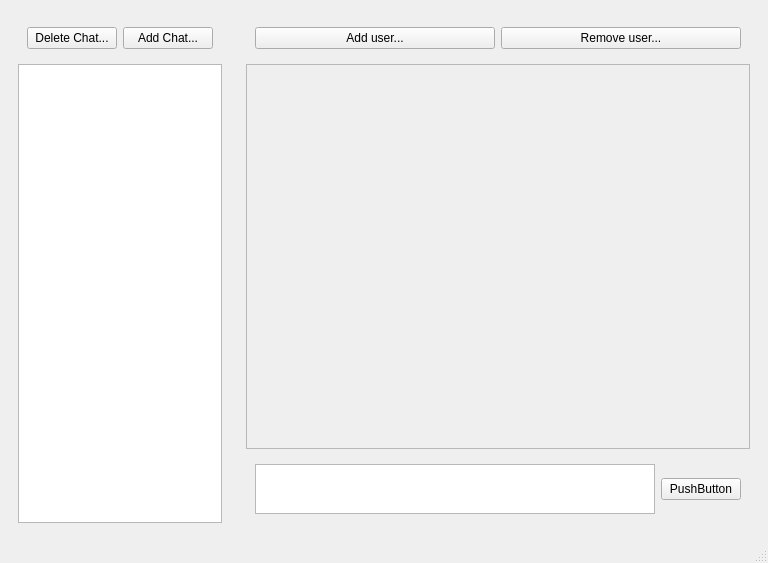
<?xml version="1.0" encoding="UTF-8"?>
<ui version="4.0">
 <class>aspm</class>
 <widget class="QMainWindow" name="aspm">
  <property name="geometry">
   <rect>
    <x>0</x>
    <y>0</y>
    <width>768</width>
    <height>563</height>
   </rect>
  </property>
  <property name="windowTitle">
   <string>MainWindow</string>
  </property>
  <widget class="QWidget" name="centralwidget">
   <layout class="QHBoxLayout" name="horizontalLayout_2">
    <item>
     <layout class="QHBoxLayout" name="horizontalLayout">
      <item>
       <widget class="QWidget" name="widget" native="true">
        <property name="sizePolicy">
         <sizepolicy hsizetype="Expanding" vsizetype="Expanding">
          <horstretch>0</horstretch>
          <verstretch>0</verstretch>
         </sizepolicy>
        </property>
        <property name="minimumSize">
         <size>
          <width>220</width>
          <height>0</height>
         </size>
        </property>
        <property name="maximumSize">
         <size>
          <width>350</width>
          <height>16777215</height>
         </size>
        </property>
        <layout class="QVBoxLayout" name="verticalLayout_2">
         <item>
          <widget class="QFrame" name="chat_frame">
           <property name="frameShape">
            <enum>QFrame::NoFrame</enum>
           </property>
           <property name="frameShadow">
            <enum>QFrame::Raised</enum>
           </property>
           <layout class="QHBoxLayout" name="horizontalLayout_4">
            <item>
             <widget class="QPushButton" name="rmchat_button">
              <property name="text">
               <string>Delete Chat...</string>
              </property>
             </widget>
            </item>
            <item>
             <widget class="QPushButton" name="addchat_button">
              <property name="text">
               <string>Add Chat...</string>
              </property>
             </widget>
            </item>
           </layout>
          </widget>
         </item>
         <item>
          <widget class="QListWidget" name="listWidget">
           <property name="minimumSize">
            <size>
             <width>0</width>
             <height>0</height>
            </size>
           </property>
          </widget>
         </item>
        </layout>
       </widget>
      </item>
      <item>
       <widget class="QWidget" name="widget_2" native="true">
        <layout class="QVBoxLayout" name="verticalLayout">
         <item>
          <widget class="QFrame" name="user_frame">
           <property name="frameShape">
            <enum>QFrame::NoFrame</enum>
           </property>
           <property name="frameShadow">
            <enum>QFrame::Raised</enum>
           </property>
           <layout class="QHBoxLayout" name="horizontalLayout_5">
            <item>
             <widget class="QPushButton" name="adduser_button">
              <property name="text">
               <string>Add user...</string>
              </property>
             </widget>
            </item>
            <item>
             <widget class="QPushButton" name="rmuser_button">
              <property name="text">
               <string>Remove user...</string>
              </property>
             </widget>
            </item>
           </layout>
          </widget>
         </item>
         <item>
          <widget class="QScrollArea" name="message_area">
           <property name="widgetResizable">
            <bool>true</bool>
           </property>
           <widget class="QWidget" name="scrollAreaWidgetContents">
            <property name="geometry">
             <rect>
              <x>0</x>
              <y>0</y>
              <width>502</width>
              <height>381</height>
             </rect>
            </property>
           </widget>
          </widget>
         </item>
         <item>
          <widget class="QFrame" name="message_frame">
           <property name="frameShape">
            <enum>QFrame::NoFrame</enum>
           </property>
           <property name="frameShadow">
            <enum>QFrame::Raised</enum>
           </property>
           <layout class="QHBoxLayout" name="horizontalLayout_3">
            <item>
             <widget class="QPlainTextEdit" name="message_text">
              <property name="sizePolicy">
               <sizepolicy hsizetype="Expanding" vsizetype="Maximum">
                <horstretch>0</horstretch>
                <verstretch>0</verstretch>
               </sizepolicy>
              </property>
              <property name="minimumSize">
               <size>
                <width>400</width>
                <height>50</height>
               </size>
              </property>
              <property name="maximumSize">
               <size>
                <width>1000</width>
                <height>100</height>
               </size>
              </property>
             </widget>
            </item>
            <item>
             <widget class="QPushButton" name="send_button">
              <property name="text">
               <string>PushButton</string>
              </property>
             </widget>
            </item>
           </layout>
          </widget>
         </item>
        </layout>
       </widget>
      </item>
     </layout>
    </item>
   </layout>
  </widget>
  <widget class="QStatusBar" name="statusbar"/>
  <action name="actionAccount">
   <property name="text">
    <string>Account</string>
   </property>
  </action>
 </widget>
 <resources/>
 <connections/>
</ui>
